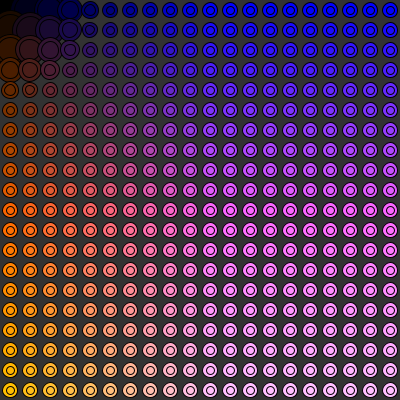
Frame 1 (no input)
Frame 60 (the mouse pressed at the canvas centre just before this capture): identical to frame 1, image omitted
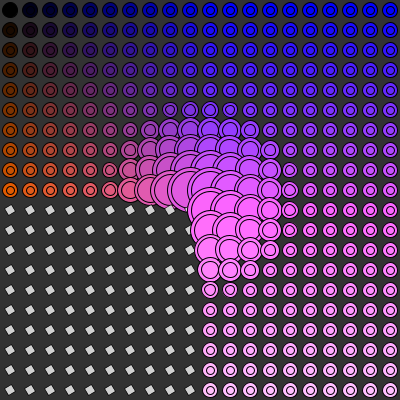
Frame 120 (the mouse held since frame 60 and released just before this capture)

The Processing sketch that drew these frames (run headless with seeded random() and noise(); from frame 60 on, the mouse is pressed at the canvas centre):

// Processing sketch: processing_21750
// ── processing_21750.pde

/*
Philippe Tardif
EDM4600-Algorithmie de base et interactivité
Tapisserie Numérique
Inspiration et Source : http://www.openprocessing.org/visuals/?visualID=21553

Interactivite: -En passant sur les cercles, ils deviennent plus gros et des carré apparaissent
               -En cliquant sur : SPACE, Z, X, C, V, B, N, des formes apparaissent
*/  

//------Déclaration des variables globales--------------------
float nbDiminue=0.1;
int r1 = 213;
int c1 = 155;
int x; 
int y;
float d;
//----Variables de couleur------------
int valeurCoulA = 200;
int valeurCoulB = 200;
int valeurCoulC = 200;

void setup(){
 
  size(400,400);
  smooth();
  colorMode(RGB);

}

//------------ Fonction qui fait la racine carré de la valeur x -----------------------------//
float square(float x) {
  return x*x;
}
///////////////Fonction qui dessine les cercles de couleur/////////////////////////////////////////////////////////////////////////////// 
//-------------Fonction inspiré de  http://www.openprocessing.org/visuals/?visualID=21553 -----------------------------------------------//
/////////////////////////////////////////////////////////////////////////////////////////////////////////

void dessinCercle(float x, float y, color c, boolean enBlanc) {
  d = map(sqrt(square(x-mouseX) + square(y-mouseY)), 110, 0, 10, 50); //Effet relever sur les cercles
  if (d<15) d = 15;
     
     if(enBlanc == true){
       fill(valeurCoulA,valeurCoulB, valeurCoulC);
       ellipse(x, y, d, d);
     }
     else{
       
       fill(c);
       ellipse(x, y, d, d);
       noFill();
       stroke(0);
       ellipse(x,y, d-7,d-7);
     }
 }
 
//------------ Fonction qui dessine les carrés de couleur -----------------------------------------------//
 void dessinCarre(float x, float y, color c){
     
   if(d<10) d=10;
   rectMode(CENTER);
   
               pushMatrix();
               translate(x,y);
               rotate(frameCount*0.1);
               scale(0.5);
   fill(c);
   rect(0, 0, d, d);
   popMatrix();
   
 }
// -----------------Fonction qui dessine tout-----------------------------------------------------//
void draw(){
 background(50);
  y=10;
  
  //Boucle imbriqué
   for(int i=0;i<=20;i++){
     
     x=10;
     
     
       for(int b=0;b<=20;b++){
         //Si SPACE est enfoncé--------------------------------------------
         if(keyCode==32&&((x>=110 && x<=170 || x>=230 && x<=270) && y==90 
             || (x>=90 && x<=290) && y==110
             || (x>=70 && x<=310) && y==130 
             || x>=70 && x<=330 && y==150
             || (x>=50 && x<=90 || x>=310 && x<=350) && y==170
             ||(x>=30 && x<=90 || x>=310 && x<=370) && y==190
             ||(x>=70 && x<=150|| x>=250 && x<=330) && y==210
             ||(x>=50 && x<=350) && y==230
             ||(x>=30 && x<=350) && y==250
             ||(x>=70 && x<=330) && y==270
             ||(x>=90 && x<=310) && y==290
             ||(x>=130 && x<=270) && y==310)){
           
           dessinCercle(x, y, color(255,255,255), true);
         }
         //Si Z est enfoncé------------------------------------------------
         else if((keyCode==122 || keyCode==90) &&(
           (x>=130 && x<=170 || x>=230 && x<=270) && y==110
           ||(x>=110 && x<=290) && y==130
           ||(x>=90 && x<=310) && y==150
           ||(x>=90 && x<=310) && y==170
           ||(x>=90 && x<=310) && y==190
           ||(x>=90 && x<=310) && y==210
           ||(x>=110 && x<=290) && y==230
           ||(x>=130 && x<=270) && y==250
           ||(x>=150 && x<=250) && y==270
           ||(x>=170 && x<=230) && y==290
           ||(x>=190 && x<=210) && y==310)){
             dessinCercle(x, y, color(234,0,0), true);
           }
           //Si X est enfoncé---------------------------------------------
         else if((keyCode==88 || keyCode==120) &&(
           (x>=170 && x<=230) && y==50
           ||(x>=170 && x<=230) && y==70
           ||(x>=170 && x<=230) && y==90
           ||(x>=90 && x<=310) && y==110
           ||(x>=90 && x<=310) && y==130
           ||(x>=90 && x<=310) && y==150
           ||(x>=90 && x<=310) && y==170
           ||(x>=170 && x<=230) && y==190
           ||(x>=170 && x<=230) && y==210
           ||(x>=170 && x<=230) && y==230
           ||(x>=170 && x<=230) && y==250
           ||(x>=170 && x<=230) && y==270
           ||(x>=170 && x<=230) && y==290
           ||(x>=170 && x<=230) && y==310
           ||(x>=170 && x<=230) && y==330)){
             dessinCercle(x, y, color(234,0,0), true);
         }
         //Si C est enfoncé-----------------------------------------------
         else if((keyCode==67 || keyCode==99)&&(
           (x>=130 && x<=230) && y==30
           ||(x>=90 && x<=270) && y==50
           ||(x>=70 && x<=290) && y==70
           ||(x>=50 && x<=310) && y==90
           ||(x>=30 && x<=110 ||x>=170 && x<=190 ||x>=250 && x<=330) && y==110
           ||(x>=30 && x<=110 ||x>=170 && x<=190 ||x>=250 && x<=330) && y==130
           ||(x>=30 && x<=110 ||x>=170 && x<=190 ||x>=250 && x<=330) && y==150
           ||(x>=30 && x<=110 ||x>=170 && x<=190 ||x>=250 && x<=330) && y==170
           ||(x>=30 && x<=330) && y==190
           ||(x>=30 && x<=50 || x>=90 && x<=270 || x>=310 && x<=330) && y==210
           ||(x>=30 && x<=70 || x>=110 && x<=250 || x>=290 && x<=330) && y==230
           ||(x>=30 && x<=90 || x>=150 && x<=210 || x>=270 && x<=330) && y==250
           ||(x>=50 && x<=110 || x>=250 && x<=310) && y==270
           ||(x>=70 && x<=290) && y==290
           ||(x>=90 && x<=270) && y==310
           ||(x>=110 && x<=250) && y==330
           ||(x>=150 && x<=210) && y==350)){
             dessinCercle(x, y, color(234,0,0), true);
         }
         //Si V est enfoncé-----------------------------------------------
         else if((keyCode==118 || keyCode==86) &&(
           (x>=130 && x<=270) && y==70
           ||(x>=130 && x<=270) && y==90
           ||(x>=130 && x<=270) && y==110
           ||(x>=230 && x<=270) && y==130
           ||(x>=210 && x<=250) && y==150
           ||(x>=190 && x<=230) && y==170
           ||(x>=150 && x<=270) && y==190
           ||(x>=150 && x<=270) && y==210
           ||(x>=190 && x<=230) && y==230
           ||(x>=190 && x<=230) && y==250
           ||(x>=190 && x<=230) && y==270
           ||(x>=190 && x<=230) && y==290
           ||(x>=190 && x<=230) && y==310)){
             dessinCercle(x, y, color(234,0,0), true);
         }
         //Si B est enfoncé--------------------------------------------
         else if((keyCode==66 || keyCode==98) &&(
              x==210 && y==30
             ||(x>=190 && x<=230) && y==50
             ||(x>=170 && x<=250) && y==70
             ||(x>=150 && x<=270) && y==90
             ||(x>=130 && x<=290) && y==110
             ||(x>=110 && x<=310) && y==130
             ||(x>=90 && x<=330) && y==150
             ||(x>=70 && x<=350) && y==170
             ||(x>=170 && x<=250) && y==190
             ||(x>=170 && x<=250) && y==210
             ||(x>=170 && x<=250) && y==230
             ||(x>=170 && x<=250) && y==250
             ||(x>=170 && x<=250) && y==270
             ||(x>=170 && x<=250) && y==290
             ||(x>=170 && x<=250) && y==310
             ||(x>=170 && x<=250) && y==330)){
               dessinCercle(x, y, color(234,0,0), true);
         }
         //Si N est enfoncé---------------------------------------------
          else if((keyCode==78 || keyCode==110) &&(
            x==210 && y==30
             ||(x>=190 && x<=230) && y==50
             ||(x>=170 && x<=250) && y==70
             ||(x>=150 &&x<=170 || x>=250 && x<=270) && y==90
             ||(x>=130 &&x<=170 || x>=250 && x<=290) && y==110
             ||(x>=110 &&x<=170 || x>=250 && x<=310) && y==130
             ||(x>=90 && x<=330) && y==150
             ||(x>=70 && x<=350) && y==170
             ||(x>=90 && x<=330) && y==190
             ||(x>=110 &&x<=170 || x>=250 && x<=310) && y==210
             ||(x>=130 &&x<=170 || x>=250 && x<=290) && y==230
             ||(x>=150 &&x<=170 || x>=250 && x<=270) && y==250
             ||(x>=170 && x<=250) && y==270
             ||(x>=190 && x<=230) && y==290
             || x==210 && y==310)){
               dessinCercle(x, y, color(234,0,0), true);
         }
          
         else{
             
           if(intCercle(x, y, 10, mouseX, mouseY)){
               dessinCarre(x, y, color(valeurCoulA+10,valeurCoulB+10, valeurCoulC+10));
               
               nbDiminue-=0.1;
             }else{
                
                dessinCercle(x, y, color(i*25, i*10, b*25), false);
             }
           
         }
         x+=20;
       }
       y+=20;
     } 
}
//------------------Fonction qui fait que les formes et les carrés changent de couleur au clic--------

void mouseReleased(){
    
    if(valeurCoulA == 200) {
    int aleat= round(random(0,256));
      valeurCoulA=aleat;
      valeurCoulB=aleat;
      valeurCoulC=aleat;
   
    }else{
      valeurCoulA=200;
      
    }
    setup();
}
//-------------Fonction qui permet de vérifier si la souris survol un cercle----------------------

boolean intCercle(int cercleX, int diameter,int cercleY, float positionX,float positionY){
  return (positionX > cercleX && positionX< cercleX+diameter && positionY > cercleY && positionY<cercleY+diameter);
}
